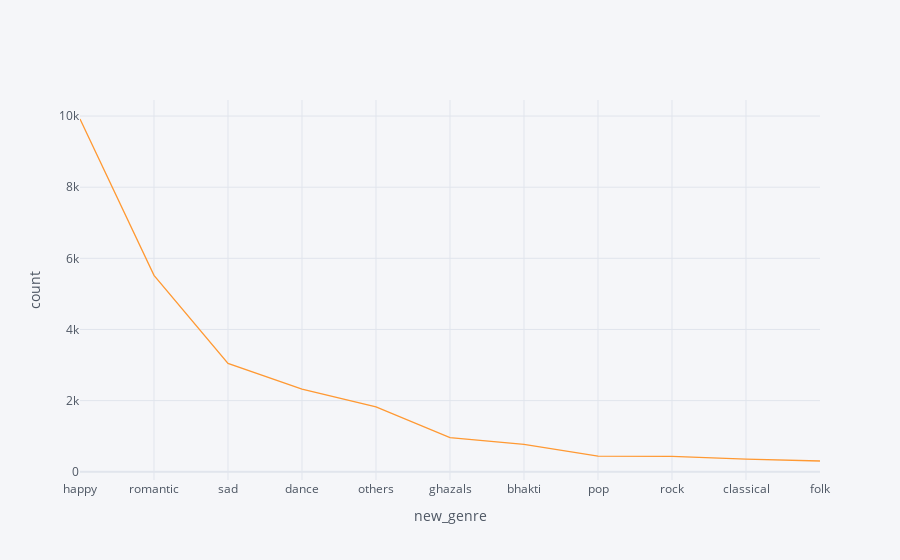

Source (notebook cell):
### Code cell
data['new_genre'].value_counts().iplot(xTitle = 'new_genre', yTitle = 'count')

### Figure 1 — Plotly figure (JSON) as saved in the notebook; plotly's stock layout.template omitted (floating-point values rounded to 4 significant figures)
{"data": [{"line": {"color": "rgba(255, 153, 51, 1.0)", "dash": "solid", "shape": "linear", "width": 1.3}, "mode": "lines", "name": "new_genre", "text": "", "type": "scatter", "x": ["happy", "romantic", "sad", "dance", "others", "ghazals", "bhakti", "pop", "rock", "classical", "folk"], "y": [9917, 5521, 3046, 2326, 1822, 958, 768, 438, 435, 356, 303]}], "layout": {"legend": {"bgcolor": "#F5F6F9", "font": {"color": "#4D5663"}}, "paper_bgcolor": "#F5F6F9", "plot_bgcolor": "#F5F6F9", "title": {"font": {"color": "#4D5663"}}, "xaxis": {"gridcolor": "#E1E5ED", "showgrid": true, "tickfont": {"color": "#4D5663"}, "title": {"font": {"color": "#4D5663"}, "text": "new_genre"}, "zerolinecolor": "#E1E5ED"}, "yaxis": {"gridcolor": "#E1E5ED", "showgrid": true, "tickfont": {"color": "#4D5663"}, "title": {"font": {"color": "#4D5663"}, "text": "count"}, "zerolinecolor": "#E1E5ED"}}}
